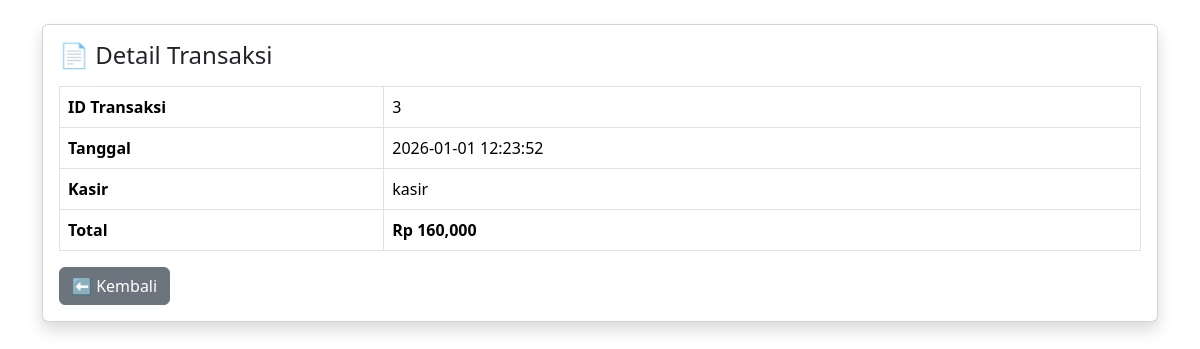
The page /admin/transaksi_detail.php?id=3 (signed in) on the database its author committed.
### tables this page shows
CREATE TABLE `transaksi` (
  `id` int(11) NOT NULL,
  `user_id` int(11) NOT NULL,
  `tanggal` datetime DEFAULT current_timestamp(),
  `total` int(11) NOT NULL,
  `nama_produk` varchar(100) DEFAULT NULL
);

CREATE TABLE `users` (
  `id` int(11) NOT NULL,
  `username` varchar(50) NOT NULL,
  `password` varchar(255) NOT NULL,
  `role` enum('admin','kasir') NOT NULL
);

### admin/transaksi_detail.php (the view, shortened to what this page needs)
<?php
include '../config/db.php';
$id = $_GET['id'];
$t = mysqli_fetch_assoc(mysqli_query($conn,
  "SELECT t.*, u.username
   FROM transaksi t
   JOIN users u ON t.user_id = u.id
   WHERE t.id='$id'"
));
?>
<!DOCTYPE html>
<html>
<head>
  <link href="https://cdn.jsdelivr.net/npm/bootstrap@5.3.2/dist/css/bootstrap.min.css" rel="stylesheet">
</head>
<body>
<div class="container mt-4">
  <div class="card shadow">
    <div class="card-body">
      <h4 class="mb-3">📄 Detail Transaksi</h4>
      <table class="table table-bordered">
        <tr>
          <th width="30%">ID Transaksi</th>
          <td><?= $t['id'] ?></td>
        </tr>
        <tr>
          <th>Tanggal</th>
          <td><?= $t['tanggal'] ?></td>
        </tr>
        <tr>
          <th>Kasir</th>
          <td><?= $t['username'] ?></td>
        </tr>
        <tr>
          <th>Total</th>
          <td><b>Rp <?= number_format($t['total']) ?></b></td>
        </tr>
      </table>
      <a href="transaksi.php" class="btn btn-secondary">⬅ Kembali</a>
    </div>
  </div>
</div>
</body>
</html>

### rows shown on the page
transaksi: id "3", tanggal "2026-01-01 12:23:52", user.username "kasir", total "160,000"
